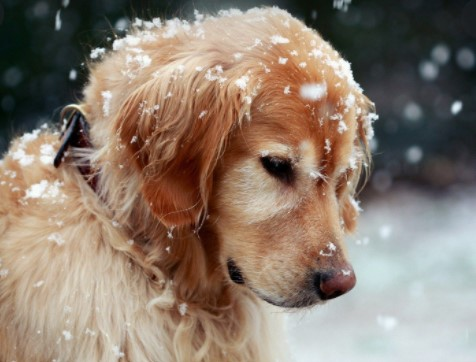
#> input picture 1.jpg, 476 x 362 px
$ python erode.py
#> lines starting #> are read from the running program, lines starting #| are printed output that depends on the picture
import cv2
import numpy as np

img = cv2.imread('1.jpg')
#> img is the input picture: shape (362, 476, 3); mean B, G, R 111.2, 124.7, 140.3
win_name = 'erosion'
kernel = np.ones((5, 5))
img = cv2.erode(img, kernel)
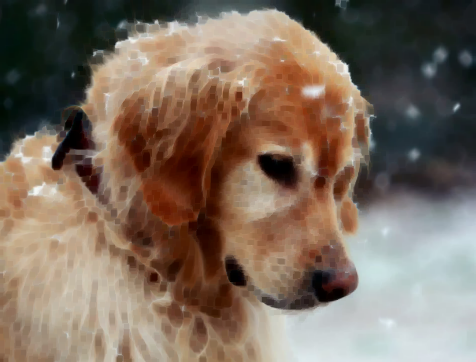
#> img: shape (362, 476, 3); mean B, G, R 94.5, 108.7, 125.4
cv2.imshow(win_name, img)
cv2.waitKey(0)
